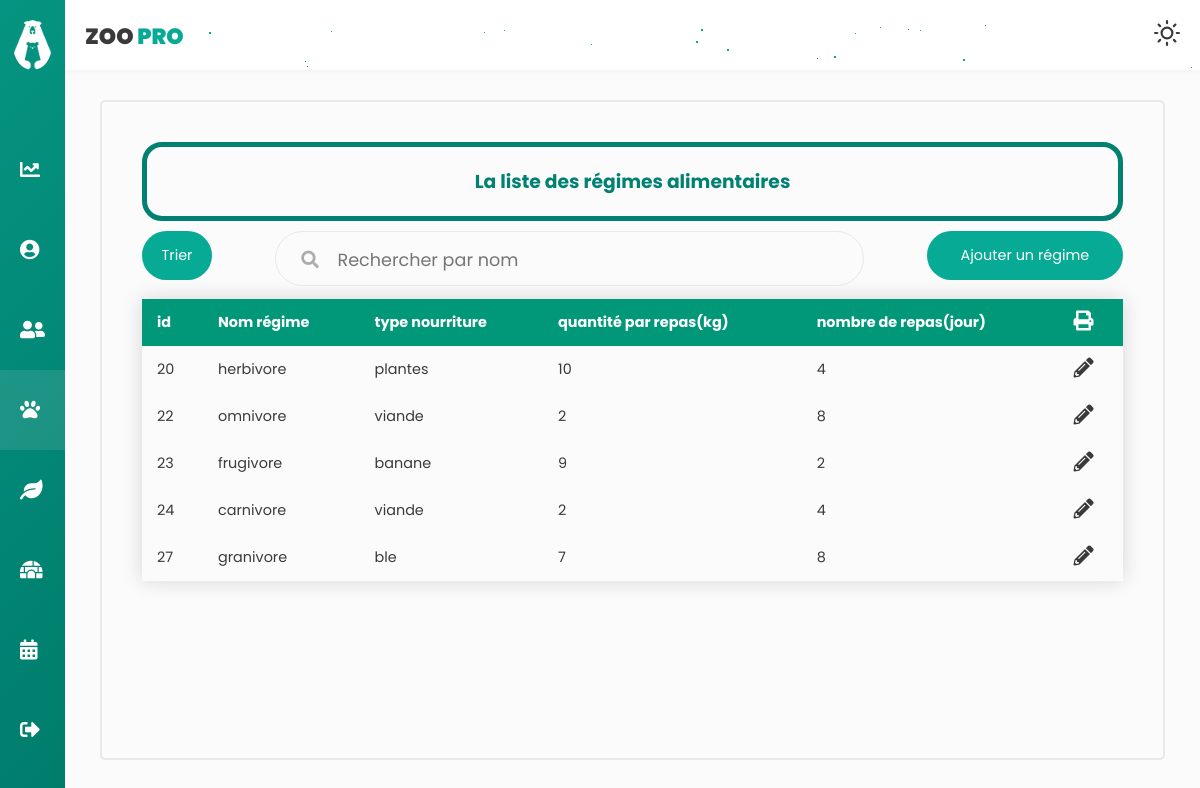
The page /regimeC/afficherList (signed in) on the database its author committed.
### tables this page shows
CREATE TABLE `regimealimentaire` (
  `id` int(10) NOT NULL,
  `nom_regime` varchar(30) NOT NULL,
  `type_nourriture` varchar(30) NOT NULL,
  `quantite_par_repas` float NOT NULL,
  `nombre_de_repas` int(10) NOT NULL
);

### app/libraries/Core.php (called while the page is built, shortened)
<?php
  class Core {
    protected $currentMethod = 'index';
    public function __construct(){
      $url = $this->getUrl();
      if(isset($url[0])){
      if(file_exists('../app/controllers/' . ucwords($url[0]). '.php')){
        unset($url[0]);
      }
    }
      $this->currentController = new $this->currentController;
      if(isset($url[1])){
        if(method_exists($this->currentController, $url[1])){
          $this->currentMethod = $url[1];
          unset($url[1]);
        }
      }
      $this->params = $url ? array_values($url) : [];
      call_user_func_array([$this->currentController, $this->currentMethod], $this->params);
    }
    public function getUrl(){
      if(isset($_GET['url'])){
        $url = rtrim($_GET['url'], '/');
        $url = filter_var($url, FILTER_SANITIZE_URL);
        $url = explode('/', $url);
        return $url;
      }
    }
  }

### app/require.php (called while the page is built, shortened)
<?php
    require_once 'libraries/Core.php';
    require_once 'libraries/Controller.php';
    require_once 'libraries/Database.php';
    $init = new Core();

### public/index.php (called while the page is built)
<?php
    require_once '../app/require.php';

### app/libraries/Database.php (called while the page is built, shortened)
<?php
    class Database {
        private $dbHost = DB_HOST;
        private $dbUser = DB_USER;
        private $dbPass = DB_PASS;
        private $dbName = DB_NAME;
        private $statement;
        private $dbHandler;
        public function __construct() {
            $conn = 'mysql:host=' . $this->dbHost . ';dbname=' . $this->dbName;
            $options = array(
                PDO::ATTR_PERSISTENT => true,
                PDO::ATTR_ERRMODE => PDO::ERRMODE_EXCEPTION
            );
            try {
                $this->dbHandler = new PDO($conn, $this->dbUser, $this->dbPass, $options);
            } catch (PDOException $e) {
                $this->error = $e->getMessage();
                echo $this->error;
            }
        }
        public function query($sql) {
            $this->statement = $this->dbHandler->prepare($sql);
        }
        public function execute() {
            return $this->statement->execute();
        }
        public function resultSet() {
            $this->execute();
            return $this->statement->fetchAll();
        }
    }

### app/models/regimeM.php (called while the page is built, shortened)
<?php
class regimeM
{
    private $db;
    public function __construct()
    {
        $this->db = new Database;
    }
    public function afficherRegime(){
        $this->db->query('SELECT * FROM regimealimentaire ');
        return $this->db->resultSet();
    }
    public function getHerbivore()
    {
        $this->db->query('SELECT COUNT(*) FROM `regimealimentaire` WHERE nom_regime="herbivore"');
        return $this->db->resultSet();
    }
    public function getCarnivore()
    {
        $this->db->query('SELECT COUNT(*) FROM `regimealimentaire` WHERE nom_regime="carnivore"');
        return $this->db->resultSet();
    }
    public function getGranivore()
    {
        $this->db->query('SELECT COUNT(*) FROM `regimealimentaire` WHERE nom_regime="granivore"');
        return $this->db->resultSet();
    }
    public function getOmnivore()
    {
        $this->db->query('SELECT COUNT(*) FROM `regimealimentaire` WHERE nom_regime="omnivore"');
        return $this->db->resultSet();
    }
    public function getFrugivore()
    {
        $this->db->query('SELECT COUNT(*) FROM `regimealimentaire` WHERE nom_regime="frugivore"');
        return $this->db->resultSet();
    }
}

### app/controllers/regimeC.php (the view, shortened to what this page needs)
<?php
class regimeC extends Controller
{
    public function __construct()
    {
        $this->regimeModel = $this->model('regimeM');
    }
    public function afficherList($error = '')
    {
        $tab = $this->regimeModel->afficherRegime();
        $data = [
            'tab' => '',
            'errorAffiche' => '',
            'herbivore' => '',
            'omnivore' => '',
            'frugivore' => '',
            'carnivore' => '',
            'granivore' => ''
        ];
        foreach ($tab as $key => $value) {
            $data['tab'] .= '<tr class="tblRows" data=' . $value[0] . "-" . $value[1] . "-" . $value[2] . "-" . $value[3] . "-" . $value[4] . '>
            <td >' . $value[0] . '</td>
            <td data-label="Nom">' . $value[1] . '</td>
            <td>' . $value[2] . '</td>
            <td>' . $value[3] . '</td>
            <td>' . $value[4] . '</td>
            <td> <i class="fas fa-pencil-alt updateButton" onclick="openFormModifier()">
        </tr>';
        }
    }
}

### public/css/animaux.css (style rules this page uses)
.styled-table th, .styled-table td { padding: 12px 15px; }
.updateButton { cursor: pointer; font-size: 20px; font-weight: bold; }

### rows shown on the page
regimealimentaire: id "20", nom_regime "herbivore", type_nourriture "plantes", quantite_par_repas "10", nombre_de_repas "4"
regimealimentaire: id "22", nom_regime "omnivore", type_nourriture "viande", quantite_par_repas "2", nombre_de_repas "8"
regimealimentaire: id "23", nom_regime "frugivore", type_nourriture "banane", quantite_par_repas "9", nombre_de_repas "2"
regimealimentaire: id "24", nom_regime "carnivore", type_nourriture "viande", quantite_par_repas "2", nombre_de_repas "4"
regimealimentaire: id "27", nom_regime "granivore", type_nourriture "ble", quantite_par_repas "7", nombre_de_repas "8"
